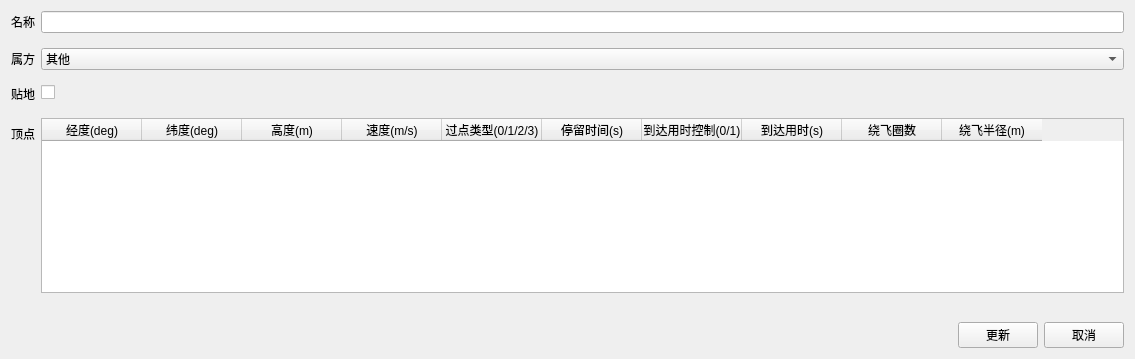
<?xml version="1.0" encoding="UTF-8"?>
<ui version="4.0">
 <class>ByyCtrlObjEditWidget</class>
 <widget class="QWidget" name="ByyCtrlObjEditWidget">
  <property name="geometry">
   <rect>
    <x>0</x>
    <y>0</y>
    <width>1135</width>
    <height>359</height>
   </rect>
  </property>
  <property name="windowTitle">
   <string>ByyCtrlObjEditWidget</string>
  </property>
  <layout class="QVBoxLayout" name="verticalLayout">
   <item>
    <layout class="QFormLayout" name="formLayout">
     <property name="verticalSpacing">
      <number>15</number>
     </property>
     <item row="0" column="0">
      <widget class="QLabel" name="label">
       <property name="text">
        <string>名称</string>
       </property>
      </widget>
     </item>
     <item row="0" column="1">
      <widget class="QLineEdit" name="nameEdit"/>
     </item>
     <item row="1" column="0">
      <widget class="QLabel" name="label_6">
       <property name="text">
        <string>属方</string>
       </property>
      </widget>
     </item>
     <item row="1" column="1">
      <widget class="QComboBox" name="sideComboBox">
       <item>
        <property name="text">
         <string>其他</string>
        </property>
       </item>
       <item>
        <property name="text">
         <string>红方</string>
        </property>
       </item>
       <item>
        <property name="text">
         <string>蓝方</string>
        </property>
       </item>
       <item>
        <property name="text">
         <string>中立</string>
        </property>
       </item>
      </widget>
     </item>
     <item row="2" column="0">
      <widget class="QLabel" name="label_3">
       <property name="text">
        <string>贴地</string>
       </property>
      </widget>
     </item>
     <item row="2" column="1">
      <widget class="QCheckBox" name="checkBox">
       <property name="text">
        <string/>
       </property>
      </widget>
     </item>
     <item row="3" column="0">
      <widget class="QLabel" name="label_2">
       <property name="text">
        <string>顶点</string>
       </property>
      </widget>
     </item>
     <item row="3" column="1">
      <widget class="QTableWidget" name="tableWidget">
       <column>
        <property name="text">
         <string>经度(deg)</string>
        </property>
       </column>
       <column>
        <property name="text">
         <string>纬度(deg)</string>
        </property>
       </column>
       <column>
        <property name="text">
         <string>高度(m)</string>
        </property>
       </column>
       <column>
        <property name="text">
         <string>速度(m/s)</string>
        </property>
       </column>
       <column>
        <property name="text">
         <string>过点类型(0/1/2/3)</string>
        </property>
       </column>
       <column>
        <property name="text">
         <string>停留时间(s)</string>
        </property>
       </column>
       <column>
        <property name="text">
         <string>到达用时控制(0/1)</string>
        </property>
       </column>
       <column>
        <property name="text">
         <string>到达用时(s)</string>
        </property>
       </column>
       <column>
        <property name="text">
         <string>绕飞圈数</string>
        </property>
       </column>
       <column>
        <property name="text">
         <string>绕飞半径(m)</string>
        </property>
       </column>
      </widget>
     </item>
    </layout>
   </item>
   <item>
    <spacer name="verticalSpacer">
     <property name="orientation">
      <enum>Qt::Vertical</enum>
     </property>
     <property name="sizeHint" stdset="0">
      <size>
       <width>20</width>
       <height>40</height>
      </size>
     </property>
    </spacer>
   </item>
   <item>
    <layout class="QHBoxLayout" name="horizontalLayout">
     <item>
      <spacer name="horizontalSpacer">
       <property name="orientation">
        <enum>Qt::Horizontal</enum>
       </property>
       <property name="sizeHint" stdset="0">
        <size>
         <width>40</width>
         <height>20</height>
        </size>
       </property>
      </spacer>
     </item>
     <item>
      <widget class="QPushButton" name="updateButton">
       <property name="text">
        <string>更新</string>
       </property>
      </widget>
     </item>
     <item>
      <widget class="QPushButton" name="cancelButton">
       <property name="text">
        <string>取消</string>
       </property>
      </widget>
     </item>
    </layout>
   </item>
  </layout>
 </widget>
 <layoutdefault spacing="6" margin="11"/>
 <resources/>
 <connections/>
</ui>
